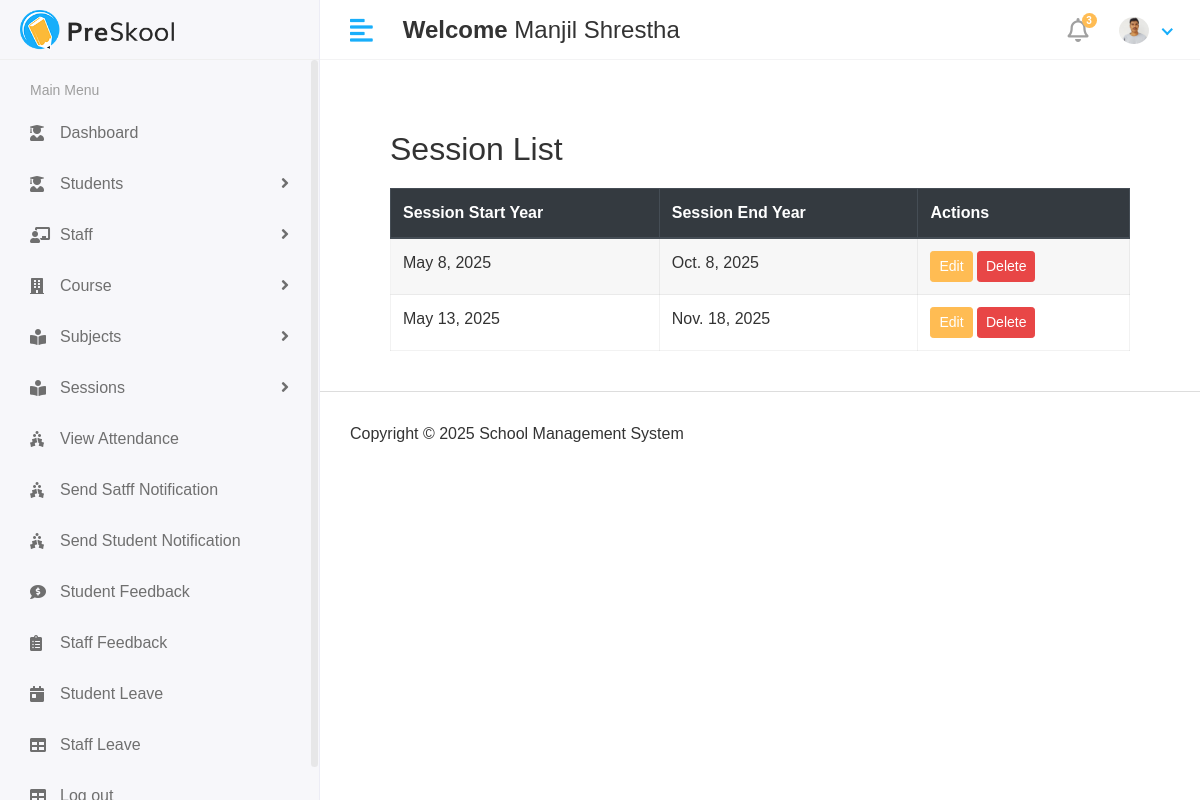
Screenshot of /Hod/Session/view (signed in) with the database file from the repository.
### app/models.py (models this page shows, shortened)
class CustomUser(AbstractUser):
   USER= (
      (1,'hod'),
      (2,'staff'),
      (3,'student'),
    )
   user_type=models.CharField(choices=USER,max_length=50,default=1)
   profile_pic = models.ImageField(upload_to='media/profile_pics')

class session_year(models.Model):
    session_start_year = models.DateField()
    session_end_year = models.DateField()

### school_management_system/Hod_Views.py (the view)
# urls.py: path('Hod/Session/view',Hod_Views.view_session,name='view_session'),
@login_required(login_url='/')
def view_session(request):
    session_years = session_year.objects.all()
    context = {
        'session_years': session_years,
    }
    return render(request, 'Hod/view_session.html', context)

### templates/Hod/view_session.html (shortened to what this page needs)
{%extends 'base.html'%}
{%block content%}
<div class="container" style="padding: 40px; font-family: Arial, sans-serif;">
    <h2 style="color: #333; margin-bottom: 20px;">Session List</h2>
    <div class="table-responsive">
        <table id="studentTable" class="table table-striped table-bordered" style="width: 100%; background: #fff;">
            <thead class="thead-dark">
                <tr>
                    <th>Session Start Year</th>
                    <th>Session End Year</th>
                    <th>Actions</th>
                </tr>
            </thead>
            <tbody>
                {% for i in session_years %}
                <tr>
                    <td>{{ i.session_start_year }}</td>
                    <td>{{ i.session_end_year}}</td>
                    <td>
                        <a href="{% url 'edit_session' i.id%}" class="btn btn-primary btn-sm">Edit</a>
                        <a href="{% url 'delete_session' i.id%}" class="btn btn-danger btn-sm" onclick="return confirm('Are you sure you want to delete this session?');">Delete</a>
                    </td>
                </tr>
                {% endfor %}
            </tbody>
        </table>
    </div>
</div>
{% endblock %}

### templates/includes/header.html (shortened to what this page needs)
{% load static %}
<div class="header">
            <div class="header-left">
               <a href="" class="logo">
               <img src="{% static 'assets/img/logo.png'%}" alt="Logo">
               </a>
            </div>
            <a href="javascript:void(0);" id="toggle_btn">
            <i class="fas fa-align-left"></i>
            </a>
            <div class="top-nav-search mt-3" >
               <h4><strong>Welcome</strong>&nbsp;<span>{{user.first_name}} {{user.last_name}}</span></h4>
            </div>
            <ul class="nav user-menu">
               <li class="nav-item dropdown noti-dropdown">
                  <a href="#" class="dropdown-toggle nav-link" data-toggle="dropdown">
                  <i class="far fa-bell"></i> <span class="badge badge-pill">3</span>
                  </a>
               </li>
               <li class="nav-item dropdown has-arrow">
                  <a href="#" class="dropdown-toggle nav-link" data-toggle="dropdown">
                    <span class="user-img">
                     {% if user.profile_pic and user.profile_pic.url %}
                        <span class="user-img">
                           <img class="rounded-circle" src="{{ user.profile_pic.url }}" width="30" alt="Profile">
                        </span>
                     {% else %}
                        <span class="user-img">
                           <img class="rounded-circle" src="{% static 'assets/img/noimg.png' %}" width="30" alt="Profile">
                           <span class="status online"></span>
                        </span>
                     {% endif %}
                                 </span>
                  </a>
               </li>
            </ul>
         </div>

### static/assets/css/style.css (style rules this page uses)
html { height: 100%; }
body { background-color: #fff; color: #333; font-family: 'Poppins', sans-serif; font-size: 1rem; height: 100%; line-height: 1.5; overflow-x: hidden; }
h1, h2, h3, h4, h5, h6 { font-family: 'Poppins', sans-serif; margin-top: 0; }
a { color: #009ce7; }
input, button, a { transition: all 0.4s ease; -moz-transition: all 0.4s ease; -o-transition: all 0.4s ease; -ms-transition: all 0.4s ease; -webkit-transition: all 0.4s ease; }
ul, ol { padding: 0px; list-style: none; }
.table { color: #333; max-width: 100%; margin-bottom: 0; width: 100%; }
.table-striped > tbody > tr:nth-of-type(2n+1) { background-color: #f8f9fa; }
.table thead tr th { font-weight: 600; }
.table tbody tr { border-bottom: 1px solid rgba(0, 0, 0, 0.05); }
.table-striped thead tr { border-color: transparent; }
.table-striped tbody tr { border-color: transparent; }
.table-striped tbody tr:nth-of-type(even) { background-color: rgba(255, 255, 255, 0.3); }
.table-striped tbody tr:nth-of-type(odd) { background-color: rgba(235, 235, 235, 0.4); }
.table-bordered { border: 1px solid rgba(0, 0, 0, 0.05) !important; }
.table-bordered th, .table-bordered td { border-color: rgba(0, 0, 0, 0.05); }
.btn-primary { background-color: #FFBC53; border: 1px solid #FFBC53; }
.btn-danger { background-color: #e84646; border: 1px solid #e84646; }
.header { background-color: #fff; border-bottom: 1px solid #f3f3f4; left: 0; position: fixed; right: 0; top: 0; z-index: 1001; height: 60px; }
.header .header-left { float: left; height: 60px; padding: 0 20px; position: relative; width: 320px; z-index: 1; transition: all 0.2s ease-in-out; background-color: #f7f7fa; border-bottom: 1px solid #efefef; border-right: 1px solid #ececf5; display: flex; align-items: center; }
.header .header-left .logo { display: inline-block; line-height: 60px; }
.header .header-left .logo img { max-height: 40px; width: auto; }
.header .dropdown-toggle:after { display: none; }
.header .has-arrow .dropdown-toggle:after { border-top: 0; border-left: 0; border-bottom: 2px solid #18aefa; border-right: 2px solid #18aefa; content: ''; height: 8px; display: inline-block; pointer-events: none; -webkit-transform-origin: 66% 66%; -ms-transform-origin: 66% 66%; transform-origin: 66% 66%; -webkit-transform: rotate(45deg); -ms-transform: rotate(45deg); transform: rotate(45deg); -webkit-transition: all 0.15s ease-in-out; transition: all 0.15s ease-in-out; width: 8px; vertical-align: 0px; }
.user-menu { float: right; margin: 0; position: relative; z-index: 99; padding-right: 15px; }
.user-menu.nav > li > a { color: #a0a0a0; font-size: 14px; line-height: 58px; padding: 0 15px; height: 60px; }
.user-img { margin-right: 3px; position: relative; }
.top-nav-search { float: left; margin-left: 15px; }
.user-menu.nav > li > a .badge { background-color: #FFBC53; display: block; font-size: 10px; font-weight: bold; height: 15px; width: 15px; position: absolute; right: 7px; top: 13px; color: #fff; padding: 3px; }
.user-menu.nav > li > a > i { font-size: 1.5rem; line-height: 60px; }
@media (min-width: 992px) { #toggle_btn { align-items: center; color: #18aefa; display: inline-flex; float: left; font-size: 26px; height: 60px; justify-content: center; margin-left: 15px; padding: 0 15px; } }

### rows the page displays
CustomUser: first_name "Manjil", last_name "Shrestha", profile_pic (picture)
session_year: session_start_year "May 8, 2025", session_end_year "Oct. 8, 2025"
session_year: session_start_year "May 13, 2025", session_end_year "Nov. 18, 2025"
